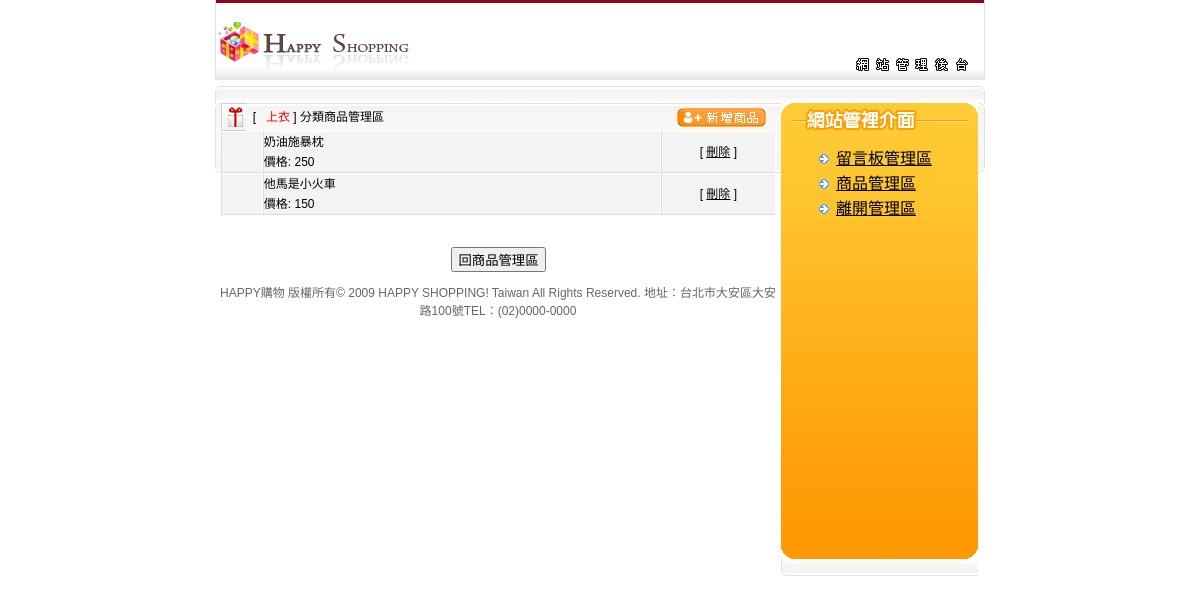
The app's page /admin/admin_shop2.php?shop_id=1 with its own data.
### tables this page shows
CREATE TABLE `product` (
  `product_ID` int(11) NOT NULL,
  `name` varchar(11) NOT NULL,
  `price` int(11) NOT NULL,
  `description` text,
  `picture` varchar(50) DEFAULT NULL,
  `stock` int(11) NOT NULL,
  `category` int(11) NOT NULL,
  `sale_number` int(11) NOT NULL DEFAULT '0'
);

### web/admin/admin_shop2.php (the view, shortened to what this page needs)
<!DOCTYPE html PUBLIC "-//W3C//DTD XHTML 1.0 Transitional//EN" "http://www.w3.org/TR/xhtml1/DTD/xhtml1-transitional.dtd">
<html xmlns="http://www.w3.org/1999/xhtml">
<head>
<link href="../web.css" rel="stylesheet" type="text/css" />
</head>
<body>
<?php include("header.php"); ?>
<div id="main">
  <div id="main1"></div>
  <div id="admin_main2">
    <table width="555" border="0" cellspacing="0" cellpadding="0" background="../images/back11_2.gif">
      <tr>
        <td width="25" align="left"><img src="../images/board11.gif" /></td>
        <td width="404" align="left" valign="middle" background="../images/board04.gif"><span class="font_black">&nbsp; [&nbsp;&nbsp; <span class="font_red">
		<?php
		if($_GET[shop_id]==1){echo "上衣";}
		else if($_GET[shop_id]==2){echo "褲子";}
		else {echo "配件";}
		?>
		 </span>] 分類商品管理區&nbsp; &nbsp;</span></td>
        <td width="116" align="right" background="../images/board04.gif"><a href=
		<?php
		$name="admin_shop2Add.php?shop_id=".$_GET[shop_id];
		echo $name;
		?>><img src="../images/icon_shop2Add.gif" width="89" height="19" border="0" /></a></td>
        <td width="10" align="right"><img src="../images/board05.gif" width="10" height="28" /></td>
      </tr>
    </table>
	<?php
	$r1="select * from product where category = $_GET[shop_id] ";
	$result = mysqli_query($_SESSION['link'], $r1);
	while($row=mysqli_fetch_array($result)) {
	?>
    <table width="555" border="0" cellspacing="0" cellpadding="0">
      <tr>
        <td width="35" height="30" align="left" class="board_add3">&nbsp; &nbsp; <img src=<?php echo "../".$row["picture"];?>
        <td width="350" align="left" class="board_add3">
		<?php echo $row["name"];?><br>價格: <?php echo $row["price"];?>
		</td>
		<td width="100" align="center" class="board_add3"> [ <a href=
		<?php
		$name="admin_shop2Del.php?p_id=".$row[product_ID];
		$name=$name."&shop_id=";
		$name= $name.$_GET[shop_id];
		echo $name;
		?>>刪除</a> ]</td>
      </tr>
    </table>
	<?php
	}
	?>
    <table width="555" border="0" cellspacing="0" cellpadding="0">
      <tr>
        <td align="left" valign="bottom">&nbsp;</td>
        <td align="right" valign="bottom">&nbsp;</td>
      </tr>
    </table>
    <p>
<input name="Submit" type="button" onclick="MM_goToURL('parent','admin_shop1.php');return document.MM_returnValue" value="回商品管理區" />
</p>
  </div>
  <div id="admin_main3">
       <? include("right_zone.php");?>
  </div>
  <div id="main4"></div>
</div>
<?php include("footer.php"); ?>
</body>
</html>

### web/web.css (style rules this page uses)
body { margin-top: 0px; }
body,td,th { color: #000; font-size: 12px; font-family: "新細明體",Verdana, Arial, Helvetica, sans-serif; line-height: 20px; }
a:link,a:active,a:visited { color : #000;font-family: "新細明體",Verdana, Arial, Helvetica, sans-serif; }
#main { background-image: url(images/main.gif); width: 770px; margin-right: auto; margin-left: auto; }
#main1 { background-image: url(images/main1.gif); height: 23px; }
#main4 { background-image: url(images/main4.gif); height: 23px; clear: both; }
#admin_main2 { float: left; width: 555px; padding-right: 5px; padding-left: 6px; text-align: center; }
#admin_main3 { float: right; width: 197px; padding-right: 7px; }
.font_red { color: #F00; }
.font_black { color: #000; }
.board_add3 { background-color: #f3f3f3; border-top-width: 1px; border-bottom-width: 1px; border-top-style: solid; border-bottom-style: solid; border-top-color: #ffffff; border-bottom-color: #dcdcdc; border-right-width: 1px; border-left-width: 1px; border-right-style: solid; border-left-style: solid; border-right-color: #ffffff; border-left-color: #dcdcdc; }

### records on screen
product: name "奶油施暴枕", price "250"
product: name "他馬是小火車", price "150"
